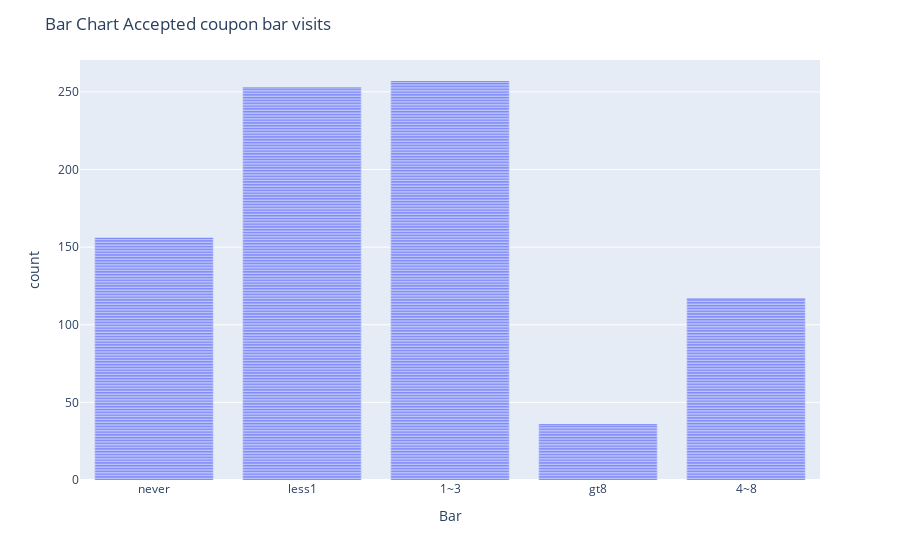

Notebook cell for this chart:
### Code cell
# Bar plot showing the coupon acceptance total by visit times
figII3a = px.bar(data3.query('Y == 1'), x="Bar")
figII3a.update_layout(title="Bar Chart Accepted coupon bar visits")
figII3a.show()

### Figure 1 — Plotly figure (JSON) as saved in the notebook; plotly's stock layout.template omitted (floating-point values rounded to 4 significant figures; data arrays with more than 128 entries replaced by an {"elided": "..."} marker saying what was removed)
{"data": [{"alignmentgroup": "True", "hovertemplate": "Bar=%{x}<br>count=%{y}<extra></extra>", "legendgroup": "", "marker": {"color": "#636efa", "pattern": {"shape": ""}}, "name": "", "offsetgroup": "", "orientation": "v", "showlegend": false, "textposition": "auto", "type": "bar", "x": {"elided": "819 str values"}, "xaxis": "x", "y": {"elided": "819 int values"}, "yaxis": "y"}], "layout": {"barmode": "relative", "legend": {"tracegroupgap": 0}, "margin": {"t": 60}, "title": {"text": "Bar Chart Accepted coupon bar visits"}, "xaxis": {"anchor": "y", "domain": [0, 1], "title": {"text": "Bar"}}, "yaxis": {"anchor": "x", "domain": [0, 1], "title": {"text": "count"}}}}
